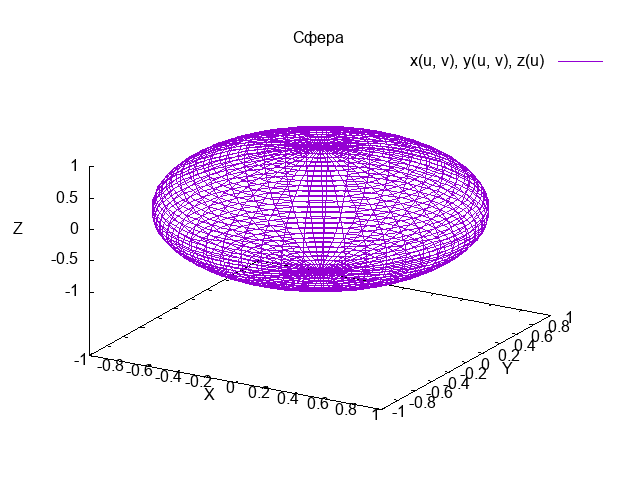

Here is the gnuplot script that generated this plot:
set parametric

set terminal png
set output 'sphere.png'

set title 'Сфера'

set urange [-pi/2:pi/2]
set vrange [0:2*pi]

set isosample 50, 50

set xlabel 'X'
set ylabel 'Y'
set zlabel 'Z'

a = 0; b = 0; c = 0; r = 1
x(u, v) = a + r * cos(v) * cos(u)
y(u, v) = b + r * sin(v) * cos(u)
z(u) = c + r * sin(u)

splot x(u, v), y(u, v), z(u) with lines
